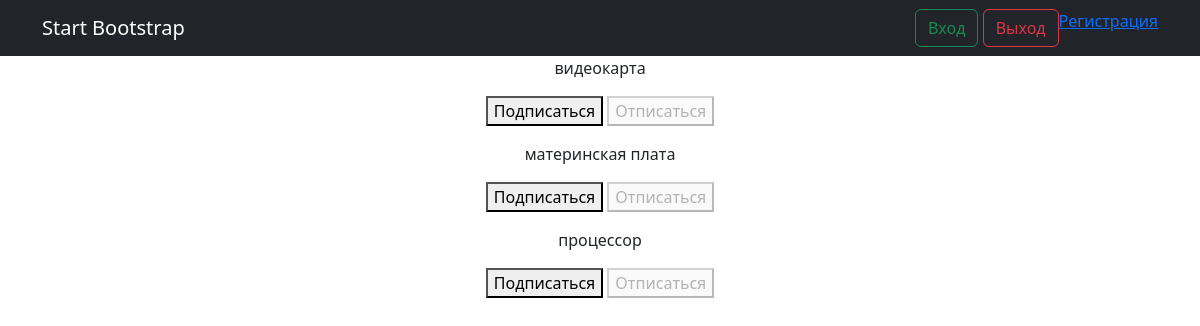
The page /products/subscriptions/ (signed in) on the database its author committed.
### simpleapp/models.py (models this page shows, shortened)
class Category(models.Model):
    name = models.CharField(max_length=100, unique=True)

### simpleapp/views.py (the view, shortened to what this page needs)
# urls.py: path('subscriptions/', subscriptions, name='subscriptions'),
@login_required  # декоратор для представления, что бы только зареганные могли его использовать
@csrf_protect  # а так же, у нас будет автоматически проверяться CSRF-токен в получаемых формах.
def subscriptions(request):
    categories_with_subscriptions = Category.objects.annotate(
        user_subscribed=Exists(
            Subscription.objects.filter(
                user=request.user,
                category=OuterRef('pk'),
            )
        )
    ).order_by('name')
    return render(
        request,
        'subscriptions.html',
        {'categories': categories_with_subscriptions},
    )

### templates/subscriptions.html (shortened to what this page needs)
{% extends 'flatpages/default.html' %}
{% block content %}
    {% for category in categories  %}
        <p>
            {{ category.name }}
            <form method="post">
                {% if category.user_subscribed %}
                    <button disabled>Подписаться</button>
                    <button name="action" value="unsubscribe">Отписаться</button>
                {% else %}
                    <button name="action" value="subscribe">Подписаться</button>
                    <button disabled>Отписаться</button>
                {% endif %}
            </form>
        </p>
    {% endfor %}
{% endblock content %}

### rows shown on the page
Category: name "видеокарта", shows "Подписаться"
Category: name "материнская плата", shows "Подписаться"
Category: name "процессор", shows "Подписаться"
